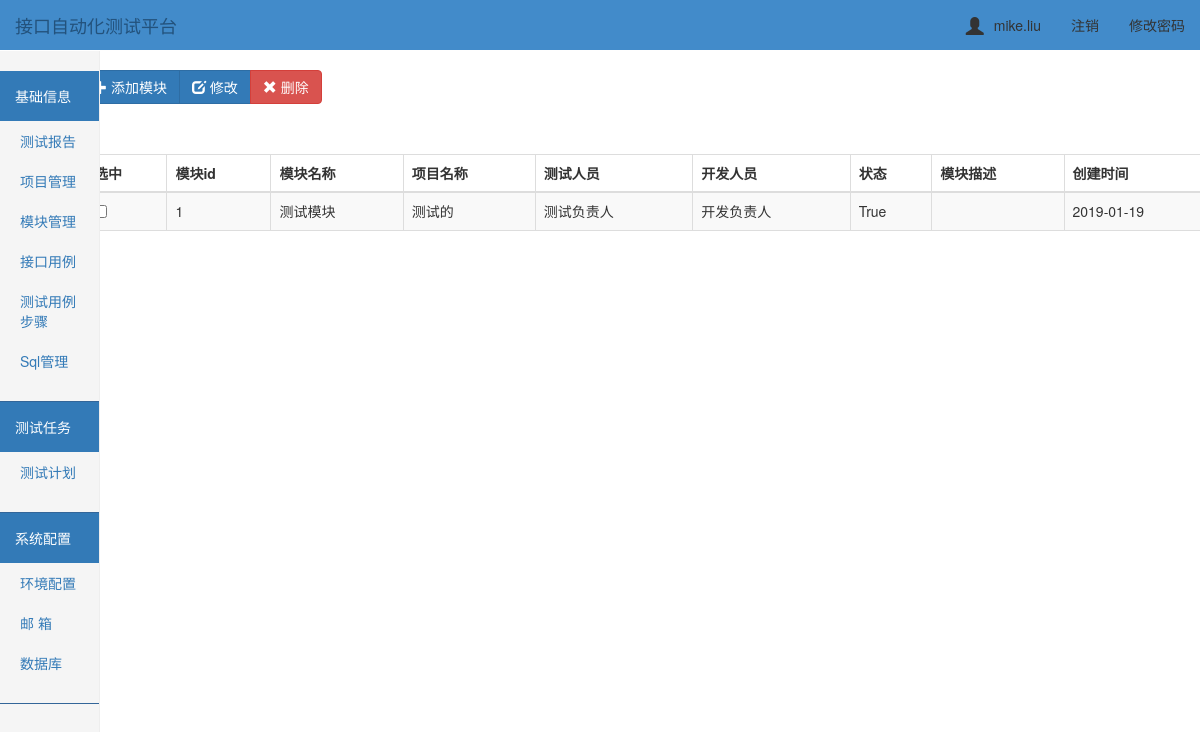
The app's page /module/ (signed in), older data.
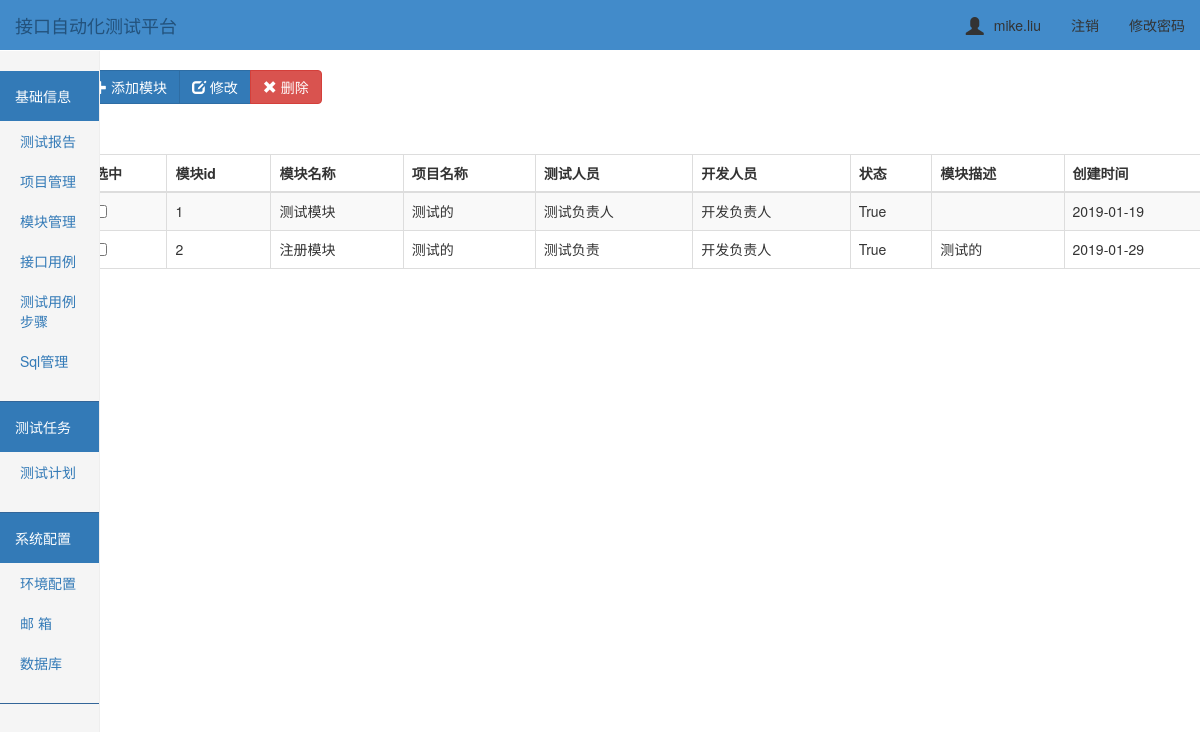
The same page, newer data.
### ApiTest/models.py (models this page shows, shortened)
class Modules(models.Model):
    project = models.ForeignKey(Project, on_delete=models.CASCADE)      # 关联项目表id
    modules_name = models.CharField('模块名称', max_length=32)
    testers = models.CharField('测试负责人', max_length=256)  # 项目负责人
    developer = models.CharField('开发负责人', max_length=256)
    status = models.BooleanField()
    modules_desc = models.CharField('模块描述', max_length=256)
    create_time = models.DateTimeField('创建时间', auto_now=True)  # 创建时间

class Project(models.Model):
    prj_id = models.AutoField(primary_key=True, null=False)
    prj_name = models.CharField('项目名称', max_length=64)  # 项目名称
    prj_desc = models.CharField('项目描述', max_length=256)  # 项目描述
    testers = models.CharField('测试负责人', max_length=256)  # 项目负责人
    developer = models.CharField('开发负责人', max_length=256)
    status = models.BooleanField()
    create_time = models.DateTimeField('创建时间', auto_now=True)  # 创建时间
    class Meta:
        verbose_name = '项目管理'
        verbose_name_plural = '项目管理'
    def __str__(self):
        return self.prj_name

### ApiTest/views.py (the view)
# urls.py: url(r'^module/$', views.module),
@login_required
def module(request):
    module_list = Modules.objects.filter().all()
    project_list = Project.objects.filter().all()
    return render(request, "modules/index.html", {"module_list": module_list, "project_list": project_list})

### templates/modules/index.html (shortened to what this page needs)
{% extends "../base.html" %}
{% block add %}
<div class="btn-toolbar" role="toolbar">
  <div class="btn-group" style="padding-top: 20px;left: 50px">
    <button id="add_btn" class="btn btn-primary " data-toggle="modal" data-target="#addmyModal">
        <span class="glyphicon glyphicon-plus" aria-hidden="true"></span> 添加模块
    </button>
    <button id="edit_mod" class="btn btn-primary" data-toggle="modal" data-target="#">
        <span class="glyphicon glyphicon-edit" aria-hidden="true"></span> 修改
    </button>
      <button id="del_mod" type="onclick" class="btn btn-danger ">
            <span class="glyphicon glyphicon-remove" aria-hidden="true"></span> 删除
        </button>
  </div>
</div>
<div class="container">
        <div class="row">
            <div class="col-md-12">
                <table id= "table" class="table table-striped table-bordered">
                    <thead>
                        <tr>
                            <th>选中</th>
                            <th>模块id</th>
                            <th>模块名称</th>
                            <th>项目名称</th>
                            <th>测试人员</th>
                            <th>开发人员</th>
                            <th>状态</th>
                            <th>模块描述</th>
                            <th>创建时间</th>
                        </tr>
                    </thead>
                    <tbody>
                        {% for module_obj in module_list %}
                            <tr>
                                <td id="che1"><input type="checkbox"/></td>
                                <td>{{ module_obj.id}}</td>
                                <td>{{ module_obj.modules_name }}</td>
                                <td>{{ module_obj.project }}</td>
                                <td>{{ module_obj.testers }}</td>
                                <td>{{ module_obj.developer }}</td>
                                <td>{{ module_obj.status }}</td>
                                <td>{{ module_obj.modules_desc }}</td>
                                <td>{{ module_obj.create_time|date:'Y-m-d' }}</td>
                            </tr>
                        {% endfor %}
                    </tbody>
                </table>
            </div>
        </div>
    </div>
{% endblock %}

Row changes from the older to the newer data that the page shows:
added Modules: id "2", modules_name "注册模块", project "测试的", testers "测试负责", developer "开发负责人", status "True", modules_desc "测试的", create_time "2019-01-29"
